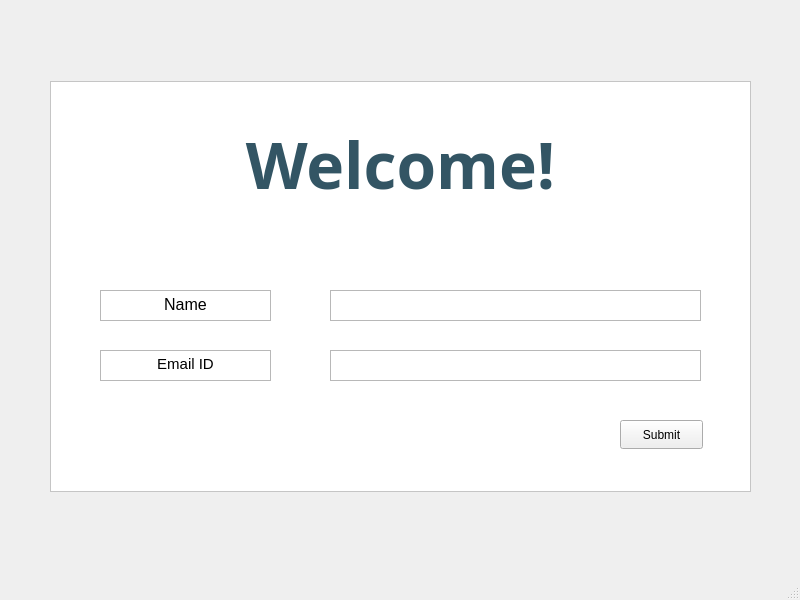
<?xml version="1.0" encoding="UTF-8"?>
<ui version="4.0">
 <class>MainWindow</class>
 <widget class="QMainWindow" name="MainWindow">
  <property name="geometry">
   <rect>
    <x>0</x>
    <y>0</y>
    <width>800</width>
    <height>600</height>
   </rect>
  </property>
  <property name="windowTitle">
   <string>MainWindow</string>
  </property>
  <property name="autoFillBackground">
   <bool>true</bool>
  </property>
  <widget class="QWidget" name="centralwidget">
   <widget class="QTextBrowser" name="textBrowser">
    <property name="geometry">
     <rect>
      <x>50</x>
      <y>81</y>
      <width>701</width>
      <height>411</height>
     </rect>
    </property>
    <property name="font">
     <font>
      <family>Perpetua</family>
      <pointsize>9</pointsize>
      <italic>false</italic>
      <bold>false</bold>
     </font>
    </property>
    <property name="autoFillBackground">
     <bool>false</bool>
    </property>
    <property name="styleSheet">
     <string notr="true">background-color: rgb(86, 86, 86);
font: 9pt &quot;Perpetua&quot;;
background-color: rgb(255, 255, 255);
gridline-color: rgb(255, 255, 255);
border-bottom-color: rgb(255, 255, 255);</string>
    </property>
    <property name="html">
     <string>&lt;!DOCTYPE HTML PUBLIC &quot;-//W3C//DTD HTML 4.0//EN&quot; &quot;http://www.w3.org/TR/REC-html40/strict.dtd&quot;&gt;
&lt;html&gt;&lt;head&gt;&lt;meta name=&quot;qrichtext&quot; content=&quot;1&quot; /&gt;&lt;meta charset=&quot;utf-8&quot; /&gt;&lt;style type=&quot;text/css&quot;&gt;
p, li { white-space: pre-wrap; }
&lt;/style&gt;&lt;/head&gt;&lt;body style=&quot; font-family:'Perpetua'; font-size:9pt; font-weight:400; font-style:normal;&quot;&gt;
&lt;p align=&quot;center&quot; style=&quot;-qt-paragraph-type:empty; margin-top:0px; margin-bottom:0px; margin-left:0px; margin-right:0px; -qt-block-indent:0; text-indent:0px;&quot;&gt;&lt;br /&gt;&lt;/p&gt;
&lt;p align=&quot;center&quot; style=&quot;-qt-paragraph-type:empty; margin-top:0px; margin-bottom:0px; margin-left:0px; margin-right:0px; -qt-block-indent:0; text-indent:0px;&quot;&gt;&lt;br /&gt;&lt;/p&gt;
&lt;p align=&quot;center&quot; style=&quot; margin-top:0px; margin-bottom:0px; margin-left:0px; margin-right:0px; -qt-block-indent:0; text-indent:0px;&quot;&gt;&lt;span style=&quot; font-size:48pt; font-weight:700; color:#335564;&quot;&gt;Welcome!&lt;/span&gt;&lt;/p&gt;&lt;/body&gt;&lt;/html&gt;</string>
    </property>
   </widget>
   <widget class="QTextBrowser" name="textBrowserName">
    <property name="geometry">
     <rect>
      <x>100</x>
      <y>290</y>
      <width>171</width>
      <height>31</height>
     </rect>
    </property>
    <property name="html">
     <string>&lt;!DOCTYPE HTML PUBLIC &quot;-//W3C//DTD HTML 4.0//EN&quot; &quot;http://www.w3.org/TR/REC-html40/strict.dtd&quot;&gt;
&lt;html&gt;&lt;head&gt;&lt;meta name=&quot;qrichtext&quot; content=&quot;1&quot; /&gt;&lt;meta charset=&quot;utf-8&quot; /&gt;&lt;style type=&quot;text/css&quot;&gt;
p, li { white-space: pre-wrap; }
&lt;/style&gt;&lt;/head&gt;&lt;body style=&quot; font-family:'Segoe UI'; font-size:9pt; font-weight:400; font-style:normal;&quot;&gt;
&lt;p align=&quot;center&quot; style=&quot; margin-top:0px; margin-bottom:0px; margin-left:0px; margin-right:0px; -qt-block-indent:0; text-indent:0px;&quot;&gt;&lt;span style=&quot; font-size:12pt;&quot;&gt;Name&lt;/span&gt;&lt;/p&gt;&lt;/body&gt;&lt;/html&gt;</string>
    </property>
   </widget>
   <widget class="QTextBrowser" name="textBrowserEmail">
    <property name="geometry">
     <rect>
      <x>100</x>
      <y>350</y>
      <width>171</width>
      <height>31</height>
     </rect>
    </property>
    <property name="html">
     <string>&lt;!DOCTYPE HTML PUBLIC &quot;-//W3C//DTD HTML 4.0//EN&quot; &quot;http://www.w3.org/TR/REC-html40/strict.dtd&quot;&gt;
&lt;html&gt;&lt;head&gt;&lt;meta name=&quot;qrichtext&quot; content=&quot;1&quot; /&gt;&lt;meta charset=&quot;utf-8&quot; /&gt;&lt;style type=&quot;text/css&quot;&gt;
p, li { white-space: pre-wrap; }
&lt;/style&gt;&lt;/head&gt;&lt;body style=&quot; font-family:'Segoe UI'; font-size:9pt; font-weight:400; font-style:normal;&quot;&gt;
&lt;p align=&quot;center&quot; style=&quot; margin-top:0px; margin-bottom:0px; margin-left:0px; margin-right:0px; -qt-block-indent:0; text-indent:0px;&quot;&gt;&lt;span style=&quot; font-size:11pt;&quot;&gt;Email ID&lt;/span&gt;&lt;/p&gt;&lt;/body&gt;&lt;/html&gt;</string>
    </property>
   </widget>
   <widget class="QTextEdit" name="textEditName">
    <property name="geometry">
     <rect>
      <x>330</x>
      <y>290</y>
      <width>371</width>
      <height>31</height>
     </rect>
    </property>
    <property name="autoFillBackground">
     <bool>false</bool>
    </property>
    <property name="styleSheet">
     <string notr="true">border-top-color: rgb(0, 0, 0);
border-right-color: rgb(0, 0, 0);
border-bottom-color: rgb(0, 0, 0);
border-left-color: rgb(0, 0, 0);</string>
    </property>
   </widget>
   <widget class="QTextEdit" name="textEditEmail">
    <property name="geometry">
     <rect>
      <x>330</x>
      <y>350</y>
      <width>371</width>
      <height>31</height>
     </rect>
    </property>
   </widget>
   <widget class="QPushButton" name="pushButtonSubmit">
    <property name="geometry">
     <rect>
      <x>620</x>
      <y>420</y>
      <width>83</width>
      <height>29</height>
     </rect>
    </property>
    <property name="text">
     <string>Submit</string>
    </property>
   </widget>
  </widget>
  <widget class="QMenuBar" name="menubar">
   <property name="geometry">
    <rect>
     <x>0</x>
     <y>0</y>
     <width>800</width>
     <height>25</height>
    </rect>
   </property>
  </widget>
  <widget class="QStatusBar" name="statusbar"/>
 </widget>
 <resources/>
 <connections/>
</ui>
